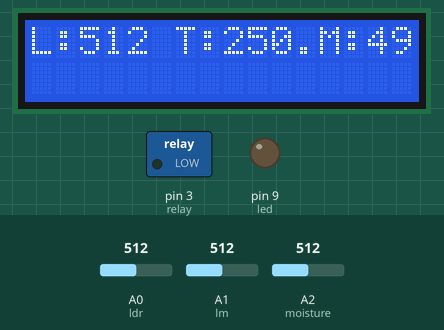
This sketch was run on a simulated Arduino Uno, built with avr-gcc and run on an emulated ATmega328P. Shown: 16×2 character LCD, switched loads named in the sketch (green lamp = pin HIGH), output pins drawn as LEDs (lit = HIGH). The test bench sets the inputs (shaded band); at power-on: A0 (ldr) = 512, A1 (lm) = 512, A2 (moisture) = 512. What the sketch prints to the serial monitor is not drawn.

Above: at 2.2 s.
2.3 s: A0 (ldr) set to 560
At 13.9 s:
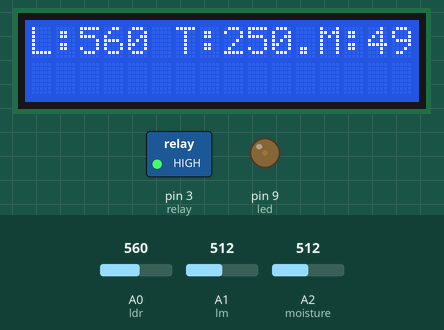
14.6 s: A0 (ldr) set to 534
At 16.6 s:
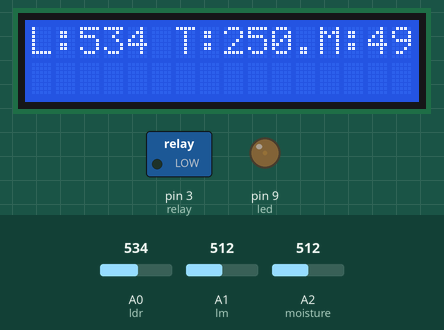
28.6 s: A0 (ldr) set to 716
At 41.1 s:
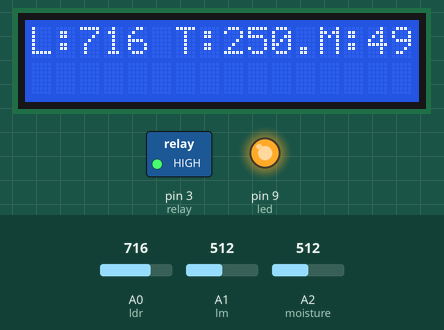
41.6 s: A1 (lm) set to 560
At 44.3 s:
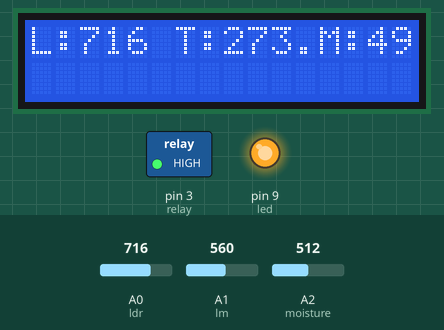
50.6 s: A2 (moisture) set to 560
At 52.7 s:
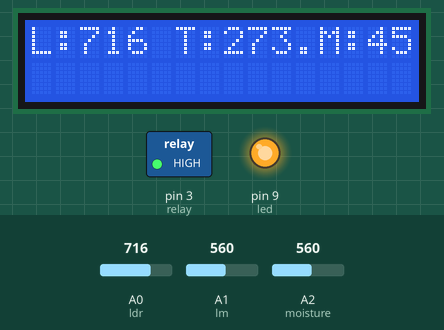
59.6 s: A1 (lm) set to 540
At 62.3 s:
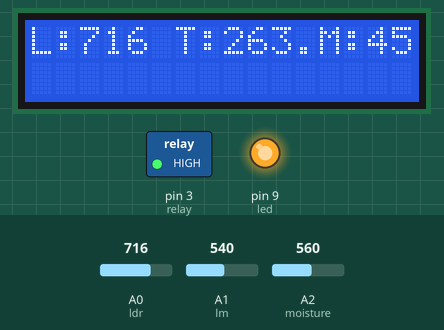
Timing chart, 0 to 63.8 s (numbered marks = the images above; inputs shaded):
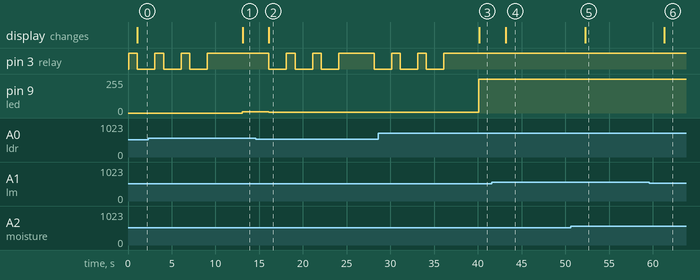

The sketch:

Smart_Garden_V2.ino
```cpp
#include<LiquidCrystal.h>

#define ldr A0  //Photosensor
#define lm A1 //Temprature sensor
#define moisture A2 //moisture sensor
#define led 9   //led
#define relay 3 //relay

#define Moisture_Max 85
#define Temp_Ref 40

const int en=11,rs=12,d4=4,d5=5,d6=6,d7=7;
float lm_value= 0;
int ldr_value = 0  , moisture_value = 0;
double moisture_percent = 0 , light_level = 0;

LiquidCrystal lcd(rs,en,d4,d5,d6,d7);

void setup() {
  pinMode(ldr,INPUT);
  pinMode(lm,INPUT);
  pinMode(moisture,INPUT);
  pinMode(led,OUTPUT);
  pinMode(relay,OUTPUT);

  //lcd setup
  lcd.begin(16 , 2);
  lcd.clear();
  lcd.setCursor(0,0);
  lcd.print("Computing.......");
  lcd.setCursor(0,1);

  //serial setup
  Serial.begin(9600);
  //initiate relay_value = 0;
  digitalWrite(relay,HIGH);
  delay(1000);
}

void loop() {
  //clearing lcd
  lcd.clear();
  //ldr Code
  LDR();


  //lm code
  LM();


  //moisture Code
  MOISTURE();

  Serial.println("---------------");


  /***********************************************SYSTEM CODE***************************************************/
  //Summer case
  if(lm_value>=Temp_Ref and (ldr_value>180 and ldr_value<550) and moisture_percent<=Moisture_Max )
  {
      for(int i=0 ; i<3 ; i++)
      {
        //relay_value=1;
        digitalWrite(relay,LOW);
        delay(2000);
        //relay_value=0;
        digitalWrite(relay,HIGH);
        delay(1000);
      }
      Serial.println("Summer Case");
  }
  //Winter case
  else if(lm_value < Temp_Ref and (ldr_value > 180 and ldr_value < 550) and moisture_percent<=Moisture_Max )
  {
    for(int i=0;i<2;i++)
      {
        //relay_value=1;
        digitalWrite(relay,LOW);
        delay(2000);
        //relay_value=0;
        digitalWrite(relay,HIGH);
        delay(1000);
      }
      Serial.println("Winter Case");
  }
  else
  //Defualt case
  {
    //relay_value=0;
    digitalWrite(relay,HIGH);
    Serial.println("Defult Case");
  }
  delay(3000);
}


void LM()
{
  lm_value=analogRead(lm);
  lm_value*=500/1023.0;
  Serial.println("lm Value: "+String(lm_value));
  lcd.setCursor(6,0);
  lcd.print("T:"+String(lm_value));
}

void LDR()
{
  ldr_value = analogRead(ldr);
  Serial.println("LDR Value: "+String(ldr_value));
  light_level = ldr_value*255/1023.0;
  analogWrite(led,light_level);
  lcd.setCursor(0,0);
  lcd.print("L:"+String(ldr_value));
}

void MOISTURE()
{
  moisture_value = analogRead(moisture);
  moisture_percent = (100-(moisture_value/1023.0)*100);
  Serial.println("moisture value: "+String(moisture_percent));
  lcd.setCursor(12,0);
  lcd.print("M:"+String(moisture_percent));
}
```

Measured:
- the behaviour switches between 550 and 549 on A0 (ldr) (found by bisection; images 1 and 2)
- after the input at 2.3 s, pin 3 (relay): goes on until 9.1 s, then stays HIGH; pin 9 (led): 0/255 → 11/255 after 10.8 s; the display: changes after 10.8 s (image 1)
- after the input at 14.6 s, pin 3 (relay): HIGH → LOW after 1.5 s, then repeats every 3.0 s: HIGH 1.0 s, LOW 2.0 s; pin 9 (led): 11/255 → 4/255 after 1.5 s; the display: changes after 1.5 s (image 2)
- after the input at 28.6 s, pin 3 (relay): goes on until 36.1 s, then stays HIGH; pin 9 (led): 4/255 → 255/255 after 11.5 s; the display: changes after 11.6 s (image 3)
- after the input at 41.6 s, the display: changes after 1.6 s (image 4)
- after the input at 50.6 s, the display: changes after 1.7 s (image 5)
- after the input at 59.6 s, the display: changes after 1.7 s (image 6)
